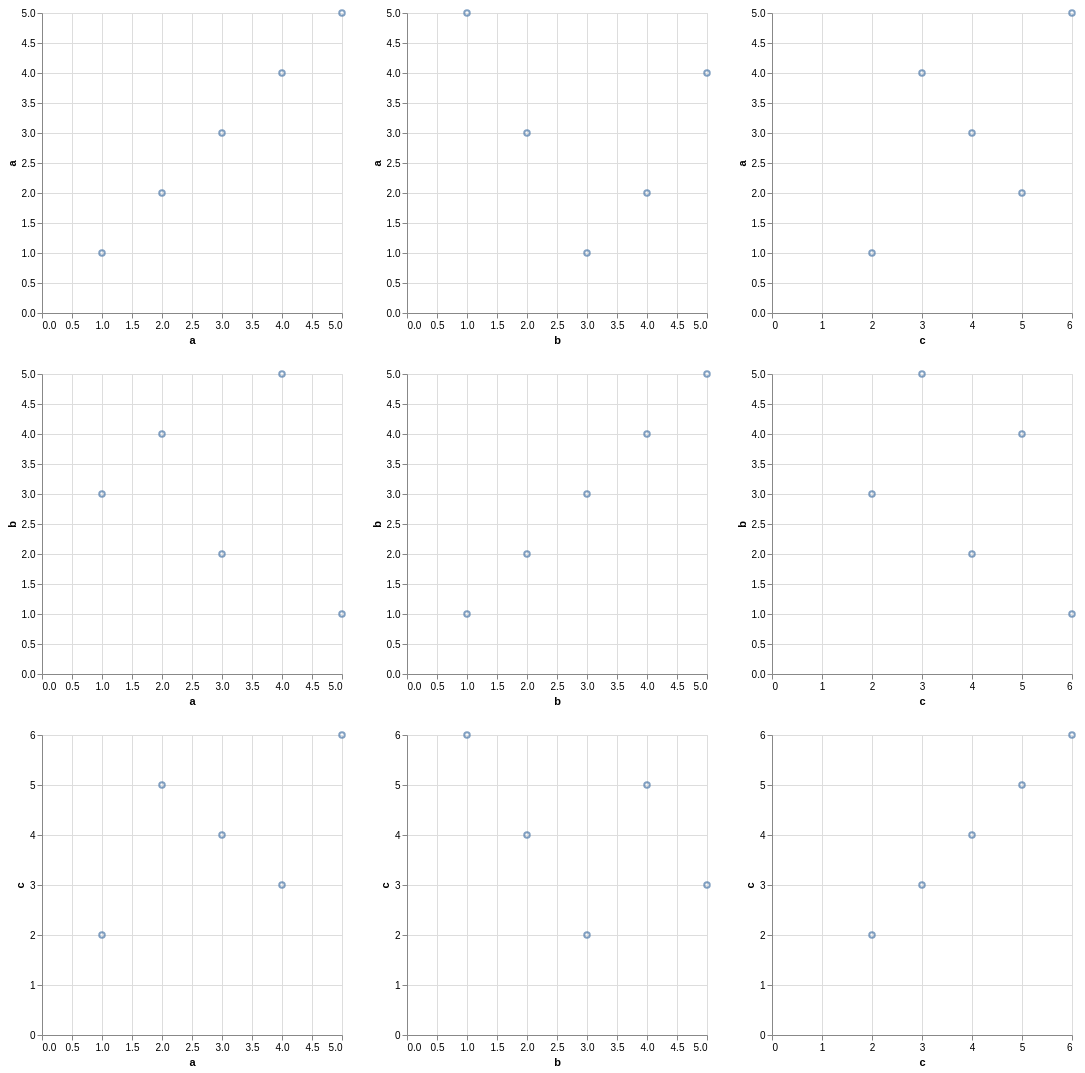

Describe this chart as a Vega-Lite specification.
### Vega-Lite specification from a JSON file in a GitHub repository (floating-point values rounded to 4 significant figures)
{"$schema": "https://vega.github.io/schema/vega-lite/v6.json", "width": 80, "height": 80, "padding": 5, "autosize": "pad", "data": {"name": "table", "values": [{"a": 1, "b": 3, "c": 2}, {"a": 2, "b": 4, "c": 5}, {"a": 3, "b": 2, "c": 4}, {"a": 4, "b": 5, "c": 3}, {"a": 5, "b": 1, "c": 6}]}, "repeat": {"row": ["a", "b", "c"], "column": ["a", "b", "c"]}, "spec": {"mark": "point", "encoding": {"x": {"field": {"repeat": "column"}, "type": "quantitative"}, "y": {"field": {"repeat": "row"}, "type": "quantitative"}}}}
